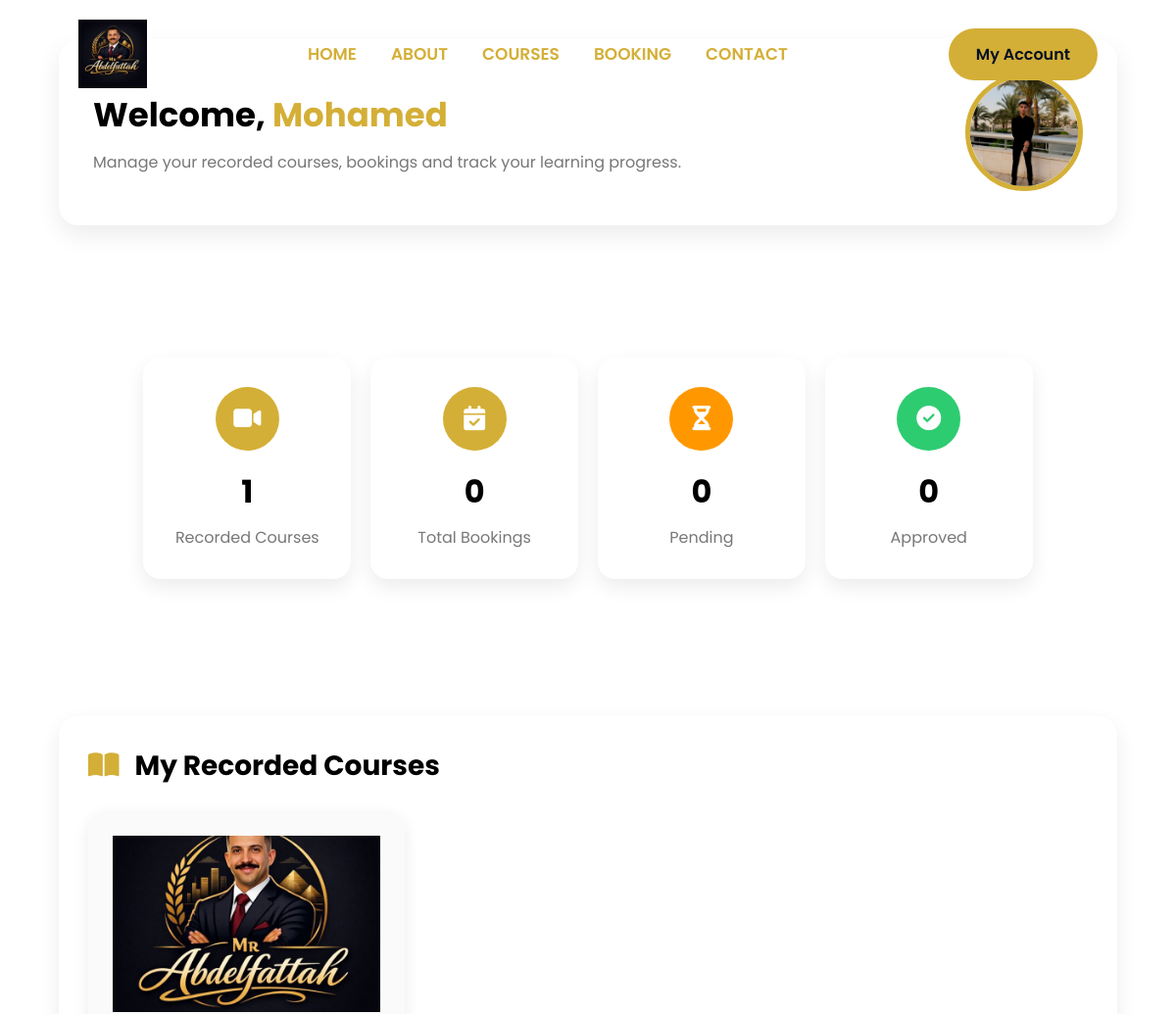
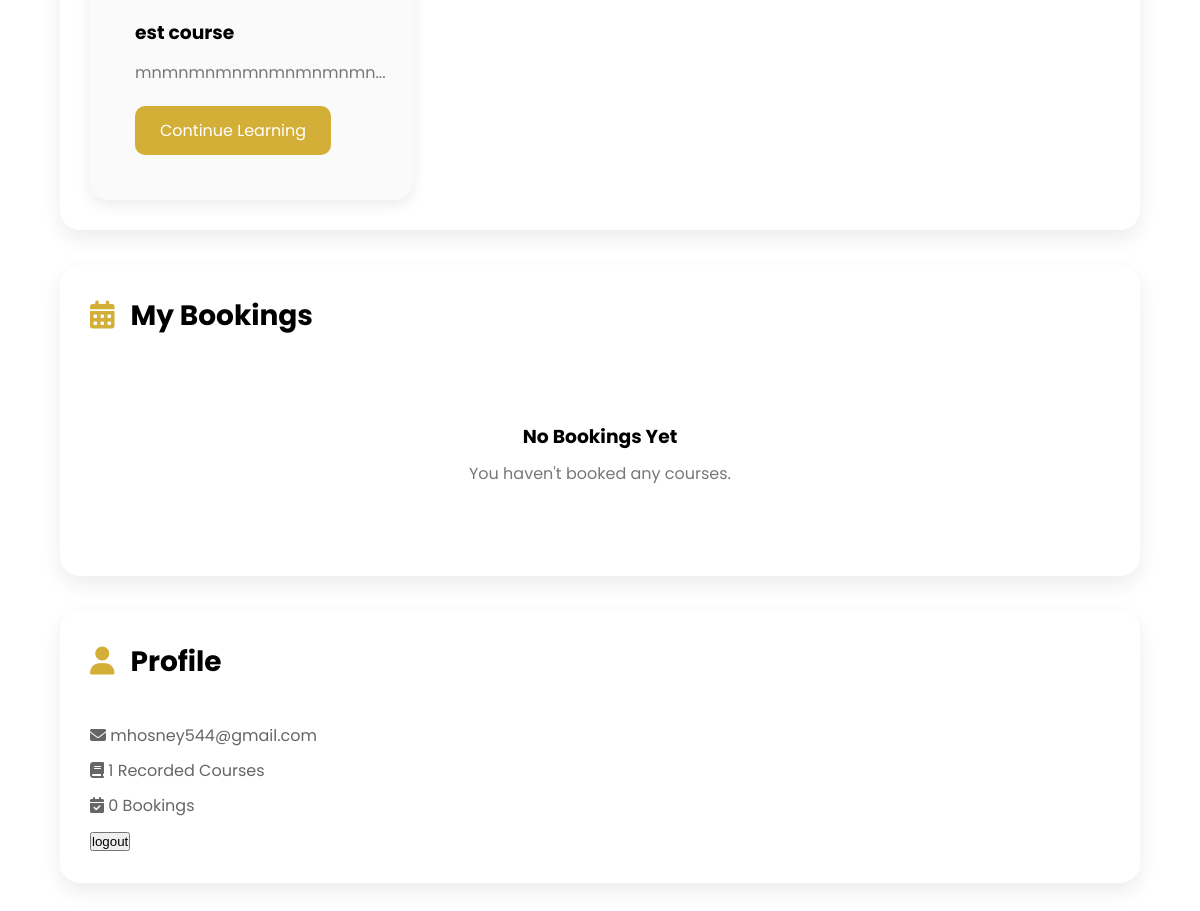
Page /dashboard (signed in) on the committed database (2 pictures, top to bottom).
### models/user.py (models this page shows)
class User(UserMixin, db.Model):
    __tablename__="user"
    id = db.Column(db.Integer, primary_key=True)
    name = db.Column(db.String(100), nullable=False)
    email = db.Column(db.String(120), unique=True ,nullable=False)
    password = db.Column(db.String(250), nullable=False)
    role = db.Column( db.String(20), default="student")
    is_verified= db.Column(db.Boolean, default=False)
    purchase = db.relationship("Purchase", backref="user", lazy=True)

### models/purchase.py (models this page shows)
class Purchase(db.Model):
    __tablename__="purchase"
    id = db.Column(db.Integer, primary_key=True)
    user_id = db.Column(db.Integer, db.ForeignKey("user.id"), nullable=False )
    recorded_course_id = db.Column(db.Integer, db.ForeignKey("recorded.id"), nullable=False )
    payment_image = db.Column(db.String(255), nullable=True)
    status = db.Column(db.String(20), default="pending")

### models/recorded.py (models this page shows)
class Recorded(db.Model):
    __tablename__ = "recorded"
    id = db.Column(db.Integer, primary_key=True)
    title = db.Column(db.String(100), nullable=False)
    description = db.Column(db.Text)
    price = db.Column(db.Float, nullable=True)
    thumbnail = db.Column(db.String(255), nullable=True)
    lessons = db.relationship("Lessons", backref="recorded", cascade="all, delete-orphan")
    purchase = db.relationship("Purchase", backref="recorded", lazy=True)

### routes/auth.py (the view)
@auth.route("/dashboard")
@login_required
def dashboard():
    if current_user.role == "admin":
        return redirect(url_for("admin.admin_dashboard"))
    user = current_user
    purchases = Purchase.query.filter_by(
        user_id=current_user.id,
        status="approved"
    ).all()
    bookings = Booking.query.filter_by(
        id=current_user.id
    ).order_by(Booking.id.desc()).all()
    total_recorded = len(purchases)
    total_bookings = len(bookings)
    pending_bookings = Booking.query.filter_by(
        id=current_user.id,
        status="pending"
    ).count()
    approved_bookings = Booking.query.filter_by(
        id=current_user.id,
        status="approved"
    ).count()
    return render_template(
        "dashboard.html",
        user=user,
        purchases=purchases,
        bookings=bookings,
        total_recorded=total_recorded,
        total_bookings=total_bookings,
        pending_bookings=pending_bookings,
        approved_bookings=approved_bookings
    )

### file.py (called while the page is built)
@login_manager.user_loader
def load_user(user_id):
    return db.session.get(User, int(user_id))

### templates/dashboard.html (shortened to what this page needs)
{% extends "base.html" %}
{% block body %}
<div class="dashboard-container">
    <section class="dashboard-header">
        <div class="welcome">
            <h1>
                Welcome,
                <span>{{ user.name }}</span>
            </h1>
            <p>
                Manage your recorded courses, bookings and track your learning progress.
            </p>
        </div>
        <div class="student-avatar">
            <img src="{{ url_for('static', filename='image/hosney.jpeg') }}"
                 alt="Student">
        </div>
    </section>
    <section class="statistic">
        <div class="stat-card">
            <div class="stat-icon">
                <i class="fa-solid fa-video"></i>
            </div>
            <h2>{{ total_recorded }}</h2>
            <p>Recorded Courses</p>
        </div>
        <div class="stat-card">
            <div class="stat-icon">
                <i class="fa-solid fa-calendar-check"></i>
            </div>
            <h2>{{ total_bookings }}</h2>
            <p>Total Bookings</p>
        </div>
        <div class="stat-card">
            <div class="stat-icon pending">
                <i class="fa-solid fa-hourglass-half"></i>
            </div>
            <h2>{{ pending_bookings }}</h2>
            <p>Pending</p>
        </div>
        <div class="stat-card">
            <div class="stat-icon approved">
                <i class="fa-solid fa-circle-check"></i>
            </div>
            <h2>{{ approved_bookings }}</h2>
            <p>Approved</p>
        </div>
    </section>
    <section class="dashboard-section">
        <div class="section-header">
            <h2>
                <i class="fa-solid fa-book-open"></i>
                My Recorded Courses
            </h2>
        </div>
        <div class="courses-grid">
            {% if purchases %}
                {% for purchase in purchases %}
                    <div class="course-card">
                        <div class="course-image">
                        <img src="{{ url_for('static', filename='uploads/'+ purchase.recorded.thumbnail) }}" alt="">
                        </div>
                        <div class="course-content">
                            <h3>{{ purchase.recorded.title }}</h3>
                            <p>{{ purchase.recorded.description[:90] }}...</p>
                            <a href="{{ url_for('recorded.course_lessons',
                            course_id=purchase.recorded.id) }}"
                            class="continue-btn">
                                Continue Learning
                            </a>
                        </div>
                    </div>
                {% endfor %}
            {% else %}
                <div class="empty-state">
                    <h3>No Recorded Courses Yet</h3>
                    <p>Purchase a recorded course to start learning.</p>
                </div>
            {% endif %}
        </div>
    </section>
<section class="dashboard-section">
    <div class="section-header">
        <h2>
            <i class="fa-solid fa-calendar-days"></i>
            My Bookings
        </h2>
    </div>
    {% if bookings %}
    <div class="booking-table">
        <table>
            <thead>
                <tr>
                    <th>Course</th>
                    <th>Type</th>
                    <th>Branch</th>
                    <th>Group</th>
                    <th>Status</th>
                </tr>
            </thead>
            <tbody>
                {% for booking in bookings %}
                <tr>
                    <td>
                        {{ booking.course.title }}
                    </td>
                    <td>
                        {{ booking.course.course_type }}
                    </td>
                    <td>
                        {{ booking.schedule.branch.name }}
                    </td>
                    <td>
                        {{ booking.schedule.name }}
                    </td>
                    <td>
                        {% if booking.status == "approved" %}
                        <span class="status approved">
                            Approved
                        </span>
                        {% elif booking.status == "pending" %}
                        <span class="status pending">
                            Pending
                        </span>
                        {% else %}
                        <span class="status rejected">
                            Rejected
                        </span>
                        {% endif %}
                    </td>
                </tr>
                {% endfor %}
            </tbody>
        </table>
    </div>
    {% else %}
    <div class="empty-state">
        <h3>No Bookings Yet</h3>
        <p>You haven't booked any courses.</p>
    </div>
    {% endif %}
</section>
<section class="dashboard-section">
    <div class="section-header">
        <h2>
            <i class="fa-solid fa-user"></i>
            Profile
        </h2>
    </div>
    <div class="profile-card">
        <div class="profile-info">
            <p>
                <i class="fa-solid fa-envelope"></i>
                {{ user.email }}
            </p>
            <p>
                <i class="fa-solid fa-book"></i>
                {{ total_recorded }} Recorded Courses
            </p>
            <p>
                <i class="fa-solid fa-calendar-check"></i>
                {{ total_bookings }} Bookings
            </p>
            <button type="submit">
             <a href="/logout"> logout</a>
           </button>
        </div>
    </div>
</section>
</div>
{% endblock %}

### static/css/style.css (style rules this page uses)
:root { --primary-color:#061123; --secondary-color:#d4af37; --background-color:#dee2e6; --white:#ffffff; --black:#000000; --dark-light:#14213d; --gray:#6c757d; --light-gray:#ced4da; --border-color:#adb5bd; --success:#2ecc71; --danger:#e63946; --warning:#fca311; --card-bg:#ffffff; --card-hover:#f9f9fa; --button-primary:#fca311; --button-hover:#d98c00; --button-dark:#061123; --shadow:0 15px 35px rgba(6, 17, 35,.15); --radius:10px; --trnasition:.35s ease; }
* { margin: 0; padding: 0; box-sizing: border-box; }
body { font-family: 'poppins', sans-serif; background: var(--white); color: var(--black); overflow-x: hidden; }
img { width:100%; display: block; }
a { text-decoration: none; color: inherit; }
section { padding: 100px 8%; }

### static/css/admin.css (style rules this page uses)
:root { --primary-color:#061123; --secondary-color:#d4af37; --background-color:#dee2e6; --white:#ffffff; --black:#000000; --dark-light:#14213d; --gray:#6c757d; --light-gray:#ced4da; --border-color:#adb5bd; --success:#2ecc71; --danger:#e63946; --warning:#fca311; --shadow:0 15px 35px rgba(6, 17, 35,.15); --radius:12px; --transition:.35s ease; }
* { margin: 0; padding: 0; box-sizing: border-box; }
body { background: var(--white); color: var(--black); overflow-x: hidden; }
.course-card { background: var(--white); border-radius: var(--radius); box-shadow: var(--shadow); padding: 25px; transition: var(--transition); }
.course-card p { color: var(--gray); line-height: 1.7; margin-bottom: 25px; }
.dashboard-container { width:90%; max-width:1400px; margin:40px auto; }
.dashboard-header { display:flex; justify-content:space-between; align-items:center; background:#fff; padding:35px; border-radius:20px; box-shadow:0 10px 25px rgba(0,0,0,.08); margin-bottom:35px; }
.welcome h1 { font-size:34px; margin-bottom:10px; }
.welcome span { color:#d4af37; }
.welcome p { color:#777; }
.student-avatar img { width:120px; height:120px; border-radius:50%; object-fit:cover; border:5px solid #d4af37; }
.statistic { display:grid; grid-template-columns:repeat(4,1fr); gap:20px; margin-bottom:40px; }
.stat-card { background:#fff; border-radius:18px; padding:30px; text-align:center; box-shadow:0 8px 20px rgba(0,0,0,.08); transition:.3s; }
.stat-icon { width:65px; height:65px; margin:auto; border-radius:50%; display:flex; justify-content:center; align-items:center; background:#d4af37; color:#fff; font-size:25px; margin-bottom:18px; }
.pending { background:#ff9800; }
.approved { background:#2ecc71; }
.stat-card h2 { font-size:32px; margin-bottom:10px; }
.stat-card p { color:#777; }
.dashboard-section { background:#fff; border-radius:20px; padding:30px; margin-bottom:35px; box-shadow:0 8px 20px rgba(0,0,0,.08); }
.section-header { display:flex; justify-content:space-between; align-items:center; margin-bottom:25px; }
.section-header h2 { font-size:28px; }
.section-header i { color:#d4af37; margin-right:10px; }
.courses-grid { display:grid; grid-template-columns:repeat(auto-fill,minmax(300px,1fr)); gap:25px; }
.course-card { border-radius:18px; overflow:hidden; background:#fafafa; transition:.3s; box-shadow:0 5px 15px rgba(0,0,0,.08); }
.course-image img { width:100%; height:180px; object-fit:cover; }
.course-content { padding:20px; }
.course-content h3 { margin-bottom:12px; }
.course-content p { color:#777; margin-bottom:20px; }
.continue-btn { display:inline-block; text-decoration:none; background:#d4af37; color:#fff; padding:12px 25px; border-radius:10px; transition:.3s; }
.profile-card { display:flex; align-items:center; gap:30px; }
.profile-info p { margin-bottom:10px; color:#666; }
.empty-state { text-align:center; padding:60px 20px; }
.empty-state h3 { margin-bottom:10px; }
.empty-state p { color:#777; }

### rows in the picture
User: name "Mohamed", email "mhosney544@gmail.com"
Purchase: thumbnail (picture), recorded "est course", recorded "mnmnmnmnmnmnmnmnmn"

### other values in the picture
{{ total_recorded }} "1"
{{ total_bookings }} "0"
{{ pending_bookings }} "0"
{{ approved_bookings }} "0"
